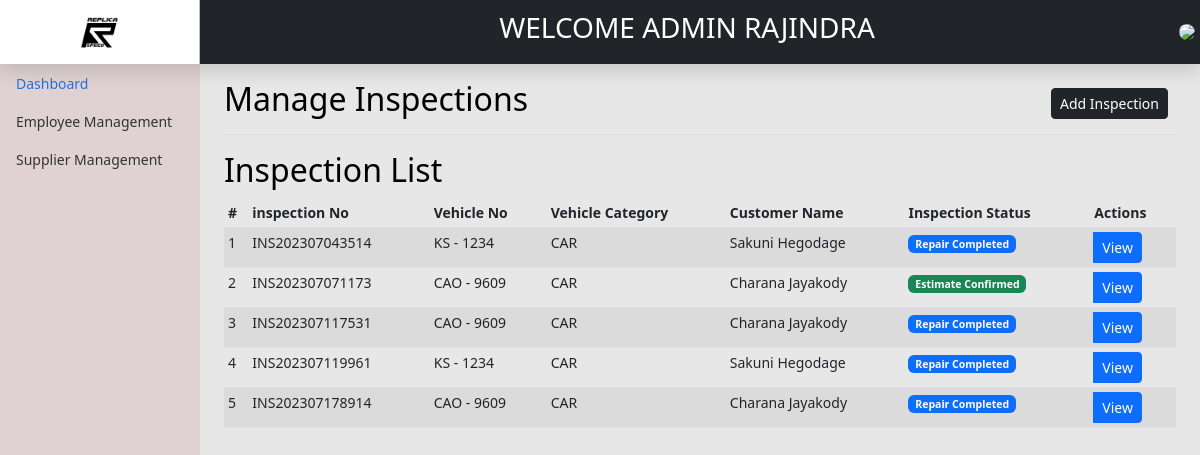
Screenshot of /backend/inspection/viewInspection.php (signed in) with the database file from the repository.
### tables this page shows
CREATE TABLE IF NOT EXISTS `inspections` (
  `InspectionId` int(11) NOT NULL AUTO_INCREMENT,
  `InspectionNo` varchar(255) NOT NULL,
  `VehicleNo` varchar(255) NOT NULL,
  `CustomerName` varchar(255) NOT NULL,
  `Millege` varchar(255) NOT NULL,
  `FuelType` varchar(255) DEFAULT NULL,
  `inspectionNotes` varchar(255) DEFAULT NULL,
  `Status` int(1) NOT NULL,
  `AddUser` int(11) NOT NULL,
  `AddDate` date NOT NULL,
  `UpdateUser` int(11) DEFAULT NULL,
  `UpdateDate` date DEFAULT NULL,
  PRIMARY KEY (`InspectionId`)
);

CREATE TABLE IF NOT EXISTS `customervehicles` (
  `vehicleId` int(11) NOT NULL AUTO_INCREMENT,
  `CustomerID` int(11) NOT NULL,
  `VehicleModel` varchar(255) NOT NULL,
  `VehicleImage` varchar(255) NOT NULL,
  `VehicleType` int(11) NOT NULL,
  `registerLetter` varchar(20) NOT NULL,
  `RegistrationNo` varchar(255) NOT NULL,
  PRIMARY KEY (`vehicleId`)
);

CREATE TABLE IF NOT EXISTS `vehicle_catergories` (
  `VCatergoryId` int(11) NOT NULL AUTO_INCREMENT,
  `CatergoryName` varchar(10) NOT NULL,
  `CatergoryStatus` int(1) NOT NULL,
  `AddUser` int(10) NOT NULL,
  `AddDate` date NOT NULL,
  `UpdateUser` int(10) DEFAULT NULL,
  `UpdateDate` date DEFAULT NULL,
  PRIMARY KEY (`VCatergoryId`)
);

CREATE TABLE IF NOT EXISTS `customer` (
  `CustomerID` int(11) NOT NULL AUTO_INCREMENT,
  `Email` varchar(30) NOT NULL,
  `Password` varchar(255) NOT NULL,
  `NIC` varchar(12) NOT NULL,
  `FirstName` varchar(255) NOT NULL,
  `LastName` varchar(255) NOT NULL,
  `HouseNo` varchar(10) NOT NULL,
  `Lane` varchar(50) NOT NULL,
  `Street` varchar(50) NOT NULL,
  `City` varchar(20) NOT NULL,
  `Gender` varchar(10) NOT NULL,
  `Status` int(1) NOT NULL,
  `AddUser` int(11) DEFAULT NULL,
  `AddDate` date DEFAULT NULL,
  `UpdateUser` int(11) DEFAULT NULL,
  `UpdateDate` date DEFAULT NULL,
  PRIMARY KEY (`CustomerID`)
);

### backend/inspection/viewInspection.php (the view, shortened to what this page needs)
<?php include'../header.php'; ?>
<main class="col-md-9 ms-sm-auto col-lg-10 px-md-4">
    <div
        class="d-flex justify-content-between flex-wrap flex-md-nowrap align-items-center pt-3 pb-2 mb-3 border-bottom">
        <h1 class="h2">Manage Inspections</h1>
        <div class="btn-toolbar mb-2 mb-md-0">
            <div class="btn-group me-2">
                <a href="addInspectionRegCustomer.php" class="btn btn-sm btn-dark">Add Inspection</a>
            </div>
        </div>
    </div>
    <h2>Inspection List</h2>
    <div class="table-responsive">
        <?php
        $db = dbconn();
        $sql = "SELECT * FROM inspections";
        $result = $db->query($sql);
        ?>
        <table class="table table-striped table-sm">
            <thead>
                <tr>
                    <th scope="col">#</th>
                    <th scope="col">inspection No</th>
                    <th scope="col">Vehicle No</th>
                    <th scope="col">Vehicle Category</th>
                    <th scope="col">Customer Name</th>
                    <th scope="col">Inspection Status</th>
                    <th>Actions</th>
                </tr>
            </thead>
            <tbody>
                <?php
                if ($result->num_rows > 0) {
                    $n = 1;
                    while ($row = $result->fetch_assoc()) {
                        ?>
                        <tr>
                            <td><?= $n ?></td>
                            <td><?= $row['InspectionNo'] ?></td>
                            <td><?php
                                $vehicleId = $row['VehicleNo'];
                                $db = dbconn();
                                $sqlVehicle = "SELECT VehicleModel,VehicleType,registerLetter,RegistrationNo FROM customervehicles WHERE vehicleId='$vehicleId'";
                                $resultVehicle = $db->query($sqlVehicle);
                                $rowVehicle = $resultVehicle->fetch_assoc();
                                ?>
                                <?= $rowVehicle['registerLetter'] . ' - ' . $rowVehicle['RegistrationNo'] ?>
                            </td>
                            <td>
                                <?php
                                $vehicleType = $rowVehicle['VehicleType'];
                                $sqlVCatergory = "SELECT CatergoryName FROM vehicle_catergories WHERE VCatergoryId='$vehicleType'";
                                $resultVCatergory = $db->query($sqlVCatergory);
                                $rowVCatergory = $resultVCatergory->fetch_assoc();
                                ?>
                                <?= $rowVCatergory['CatergoryName'] ?>
                            </td>
                            <td><?php
                                $CustomerId = $row['CustomerName'];
                                $db = dbconn();
                                $sqlCustomer = "SELECT FirstName,LastName FROM customer WHERE CustomerID='$CustomerId'";
                                $resultCustomer = $db->query($sqlCustomer);
                                $rowCustomer = $resultCustomer->fetch_assoc();
                                ?>
                                <?= $rowCustomer['FirstName'] . ' ' . $rowCustomer['LastName'] ?>
                            </td>
                            <td>
                                <?php
                                $InspectionStatus = $row['Status'];
                                $statusDescription = '';
                                switch ($InspectionStatus) {
                                    case 2:
                                        $statusDescription = "Estimate Confirmed";
                                        $statusColor = "badge bg-success";
                                        $showViewButton = true;
                                        break;
                                    case 5:
                                        $statusDescription = "Repair Completed";
                                        $statusColor = "badge bg-primary";
                                        $showViewButton = true;
                                        break;
                                }
                                ?>
                                <span class='<?= $statusColor; ?>'><?= $statusDescription; ?> </span>
                            </td>
                            <td>
                                <?php if ($showViewButton) { ?>
                                    <form method='post' action="InspectionReport.php" class="btn-group">
                                        <button class="btn btn-primary btn-sm" type="submit" name="action" value="view">View</button>
                                    </form>
                                <?php } ?>
                            </td>
                        </tr>
                        <?php
                        $n++;
                    }
                }
                ?>
            </tbody>
        </table>
    </div>
</main>
<?php include'../footer.php'; ?>

### backend/assets/css/dashboard.css (style rules this page uses)
body { font-size: .875rem; }

### rows the page displays
inspections: InspectionNo "INS202307043514", customervehicles.registerLetter "KS", customervehicles.RegistrationNo "1234", vehicle_catergories.CatergoryName "CAR", customer.FirstName "Sakuni", customer.LastName "Hegodage", Status "Repair Completed"
inspections: InspectionNo "INS202307071173", customervehicles.registerLetter "CAO", customervehicles.RegistrationNo "9609", vehicle_catergories.CatergoryName "CAR", customer.FirstName "Charana", customer.LastName "Jayakody", Status "Estimate Confirmed"
inspections: InspectionNo "INS202307117531", customervehicles.registerLetter "CAO", customervehicles.RegistrationNo "9609", vehicle_catergories.CatergoryName "CAR", customer.FirstName "Charana", customer.LastName "Jayakody", Status "Repair Completed"
inspections: InspectionNo "INS202307119961", customervehicles.registerLetter "KS", customervehicles.RegistrationNo "1234", vehicle_catergories.CatergoryName "CAR", customer.FirstName "Sakuni", customer.LastName "Hegodage", Status "Repair Completed"
inspections: InspectionNo "INS202307178914", customervehicles.registerLetter "CAO", customervehicles.RegistrationNo "9609", vehicle_catergories.CatergoryName "CAR", customer.FirstName "Charana", customer.LastName "Jayakody", Status "Repair Completed"

### other values shown
$_SESSION["userrole"] "ADMIN"
$_SESSION["FirstName"] "RAJINDRA"
